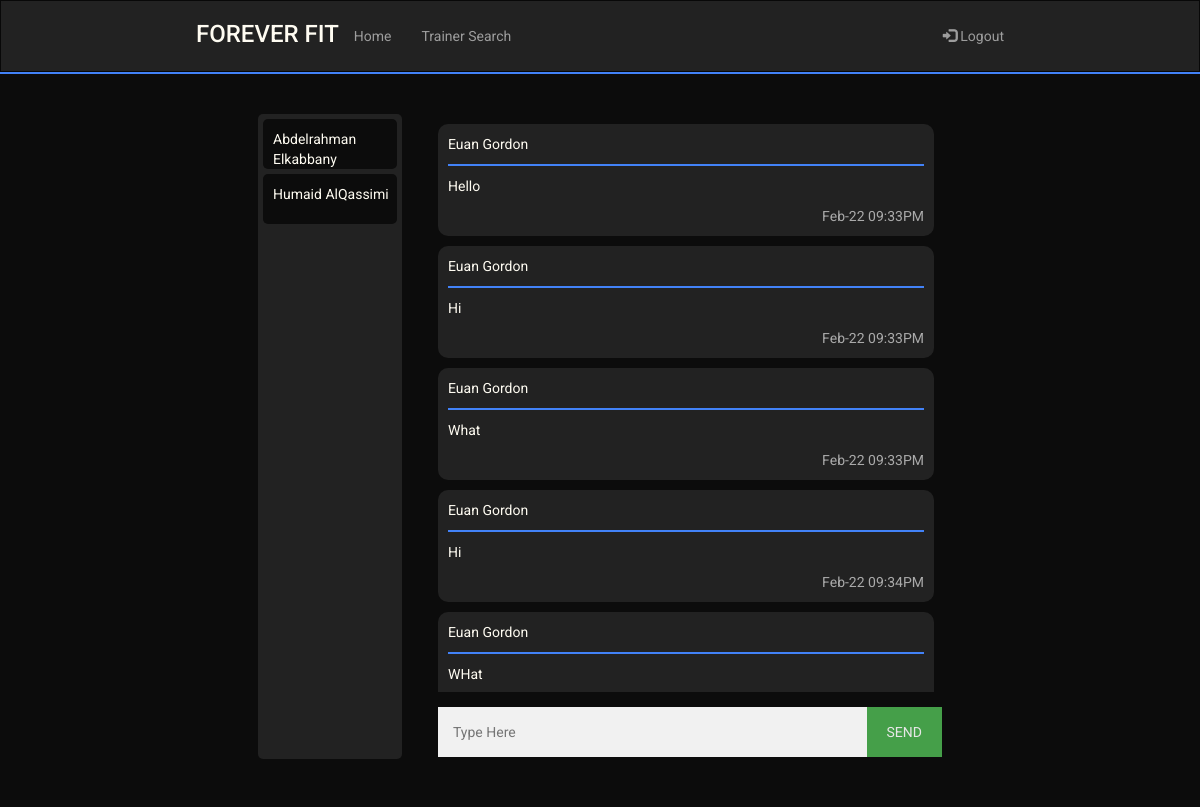
Page /chat/ae32 (signed in) on the committed database.
### sql_db.py (models this page shows)
class UserRooms(UserMixin,db.Model):
    __tablename__ = 'user_rooms'
    id = db.Column(db.Integer, primary_key = True, autoincrement = True)
    trainee_username = db.Column(db.String(80),db.ForeignKey('user.username'))
    trainee_fname = db.Column(db.String(80))
    trainee_lname = db.Column(db.String(80))
    trainer_username = db.Column(db.String(80),db.ForeignKey('user.username'))
    trainer_fname = db.Column(db.String(80))
    trainer_lname = db.Column(db.String(80))

class ChatHistory(UserMixin,db.Model):
    __tablename__ = 'chat_history'
    id = db.Column(db.Integer, primary_key = True, autoincrement = True)
    message = db.Column(db.String(500))
    room = db.Column(db.String(500))
    date_sent = db.Column(db.String(50))
    uname = db.Column(db.String(80),db.ForeignKey('user.username'))
    fname = db.Column(db.String(80),db.ForeignKey('user.fname'))
    lname = db.Column(db.String(80),db.ForeignKey('user.lname'))

### routes.py (the view)
@app.route('/chat/<uname>')
@login_required
def sessions(uname):
    if(not room_exists(current_user.username, uname)):
        room = UserRooms(trainee_username= current_user.username,
                         trainee_fname = current_user.fname,
                         trainee_lname = current_user.lname,
                         trainer_username = uname,
                         trainer_fname = get_user(uname).fname,
                         trainer_lname = get_user(uname).lname)
        db.session.add(room)
        db.session.commit()
        ROOMS = get_rooms_by_trainee_id(current_user.username)
    else:
        ROOMS = get_rooms_by_trainee_id(current_user.username)
    curr_room = get_room(current_user.username, uname)
    messages = get_chat_history(curr_room.id)
    return render_template('session.html',uname = uname, curr_uname = current_user.username,
                            curr_fname = current_user.fname, curr_lname = current_user.lname,
                            rooms=ROOMS, messages = messages, curr_room = curr_room)

### main.py (called while the page is built)
    @login.user_loader
    def load_user(uname):
        return User.query.get(uname)

### sql_db.py (called while the page is built)
def room_exists(trainee_uname,trainer_uname):
    return bool(UserRooms.query.filter_by(trainee_username=trainee_uname,
                                          trainer_username=trainer_uname).first())

def get_room(trainee_uname,trainer_uname):
    if room_exists(trainee_uname,trainer_uname):
        return UserRooms.query.filter_by(trainee_username = trainee_uname,
                                     trainer_username = trainer_uname).first()

def get_rooms_by_trainee_id(uname):
    return UserRooms.query.filter_by(trainee_username = uname).all()

def get_chat_history(room):
    return ChatHistory.query.filter_by(room = room).all()

### templates/session.html (shortened to what this page needs)
<!DOCTYPE html>
<html lang="en">
    <head>
        <link rel="stylesheet" href="https://maxcdn.bootstrapcdn.com/bootstrap/3.4.1/css/bootstrap.min.css" />
        <link rel="stylesheet" href="../static/main.css" />
        <link rel="stylesheet" href="../static/chatbox.css" />
    </head>
    <body>
        <header>
            <nav class="navbar navbar-inverse" style="border-radius: 0px; margin-bottom: 0px;">
                <div class="container-fluid">
                    <div class="navbar-header mobile-center">
                        <h3 class="logo" href="#">FOREVER FIT</h3>
                    </div>
                    <ul class="nav navbar-nav laptop">
                        <li><a href="/Home">Home</a></li>
                        <li><a href="/TrainerSearch">Trainer Search</a></li>
                    </ul>
                    <ul class="nav navbar-nav navbar-right laptop">
                        <li>
                            <a href="/logout"><span class="glyphicon glyphicon-log-in"></span> Logout</a>
                        </li>
                    </ul>
                </div>
            </nav>
            <hr class="header-hr"/>
        </header>
        <main style="padding-top:10px">
            <div class="chatbox">
                <div class="rooms" id="rooms">
                    {% for room in rooms %}
                        <a id="select-room" href="{{room.trainer_username}}" room_id="{{room.id}}" class="room">
                            {{room.trainer_fname}} {{room.trainer_lname}}
                        </a>
                    {% endfor %}
                </div>
                <div class="chat">
                    <div id="chat_scroll" class="chat-holder">
                        <div id="chat_history">
                            {% for msg in messages %}
                                <div class="chat_container">
                                    <p>{{msg.fname}} {{msg.lname}}</p>
                                    <hr>
                                    <p>{{msg.message}}</p>
                                    <span class="time-right">{{msg.date_sent}}</span>
                                </div>
                            {% endfor %}
                        </div>
                    </div>
                    <div class="input-area">
                        <div class="flex-row">
                            <input type="text" id="user_message" placeholder="Type Here" autocomplete="off">
                            <button type="button" id="send_message">SEND</button>
                        </div>
                    </div>
                </div>
            </div>
        </main>
    </body>
</html>

### static/main.css (style rules this page uses)
:root { --black: #0c0c0c; --white: #fffcf2; --red: #e54b4b; --lightred: #f0c1c1; --blue: #4282f8; --grey: #222222; --lightgrey: #3d3d3d; }
@media (min-width : 872px) { .container-fluid { margin-bottom: 10px; } }
@media (min-width : 872px) { .navbar { padding-left: 15%; padding-right: 15%; } }
@media (min-width : 872px) { .navbar-nav { padding-top: 10px; } }
body { font-family: 'Roboto', sans-serif; background-color: var(--black); }
main { background-color: var(--black); display: block; overflow: auto; color: var(--white) }
input { color: black; }
.header-hr { margin-top: 0px; margin-bottom: 0px; border: 1px solid var(--blue); }
.logo { color: var(--white); }
input[type=text], input[type=password] { width: 100%; padding: 15px; margin: 5px 0 22px 0; display: inline-block; border: none; background: #f1f1f1; }
hr { border: 1px solid #f1f1f1; margin-bottom: 25px; }
button { background-color: #4CAF50; color: white; padding: 14px 20px; margin: 8px 0; border: none; cursor: pointer; width: 100%; opacity: 0.9; }
@media (min-width : 711px) { .chatbox { padding-right: 20%; padding-left: 20%; padding-top: 30px; display: flex; flex-direction: row; justify-content: space-around; } }
@media (min-width : 711px) { .chat { width: 70%; } }
@media (min-width : 711px) { .rooms { display: initial; background-color: --white; display: flex; flex-direction: column; } }
@media (min-width : 711px) { .flex-row { display: flex; flex-direction: row; justify-content: space-evenly; } }

### static/chatbox.css (style rules this page uses)
:root { --black: #0c0c0c; --black2: #141414; --white: #fffcf2; --red: #e54b4b; --lightred: #f0c1c1; --blue: #4282f8; --grey: #222222 }
@media (min-width : 711px) { .chat-holder { height: 578px; } }
@media (min-width : 711px) { .rooms { height: 645px; width: 20%; padding: 5px 5px 5px 5px; } }
@media (min-width : 711px) { .room { border-radius: 5px; } }
button { width: 80px; margin-top: 5px; margin-bottom: 22px; }
.rooms { background-color: var(--grey); overflow: auto; border-radius: 5px; }
.room { background-color: var(--black); color: var(--white); height: 50px; margin-bottom: 5px; padding-left: 10px; padding-top: 10px; }
.flex-row { display: flex; flex-direction: row; justify-content: space-around; }
.chat-holder { overflow: auto; margin-bottom: 10px; padding-right: 8px; }
.chat_container { background-color: var(--grey); border-radius: 10px; padding: 10px; margin: 10px 0; }
.chat_container hr { border: 1px solid var(--blue); margin: 0 0 0 0 ; margin-bottom: 10px; }
.chat_container::after { content: ""; clear: both; display: table; }
.time-right { float: right; color: #aaa; }

### rows in the picture
UserRooms: trainer_fname "Abdelrahman", trainer_lname "Elkabbany"
UserRooms: trainer_fname "Humaid", trainer_lname "AlQassimi"
ChatHistory: fname "Euan", lname "Gordon", message "Hello", date_sent "Feb-22 09:33PM"
ChatHistory: fname "Euan", lname "Gordon", message "Hi", date_sent "Feb-22 09:33PM"
ChatHistory: fname "Euan", lname "Gordon", message "What", date_sent "Feb-22 09:33PM"
ChatHistory: fname "Euan", lname "Gordon", message "Hi", date_sent "Feb-22 09:34PM"
ChatHistory: fname "Euan", lname "Gordon", message "WHat"
